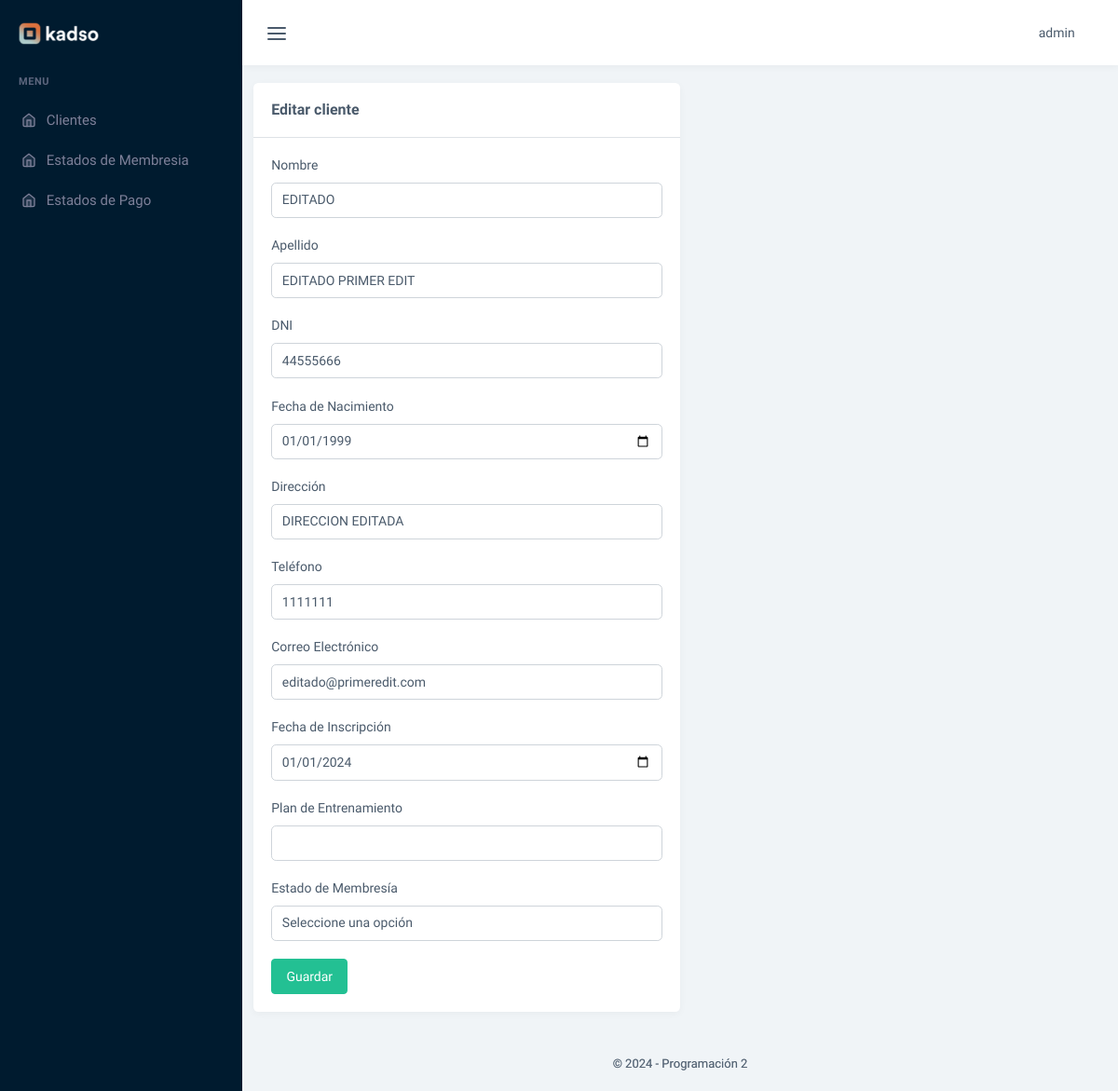
Page /editar_cliente/1 (signed in) on the earlier database version.
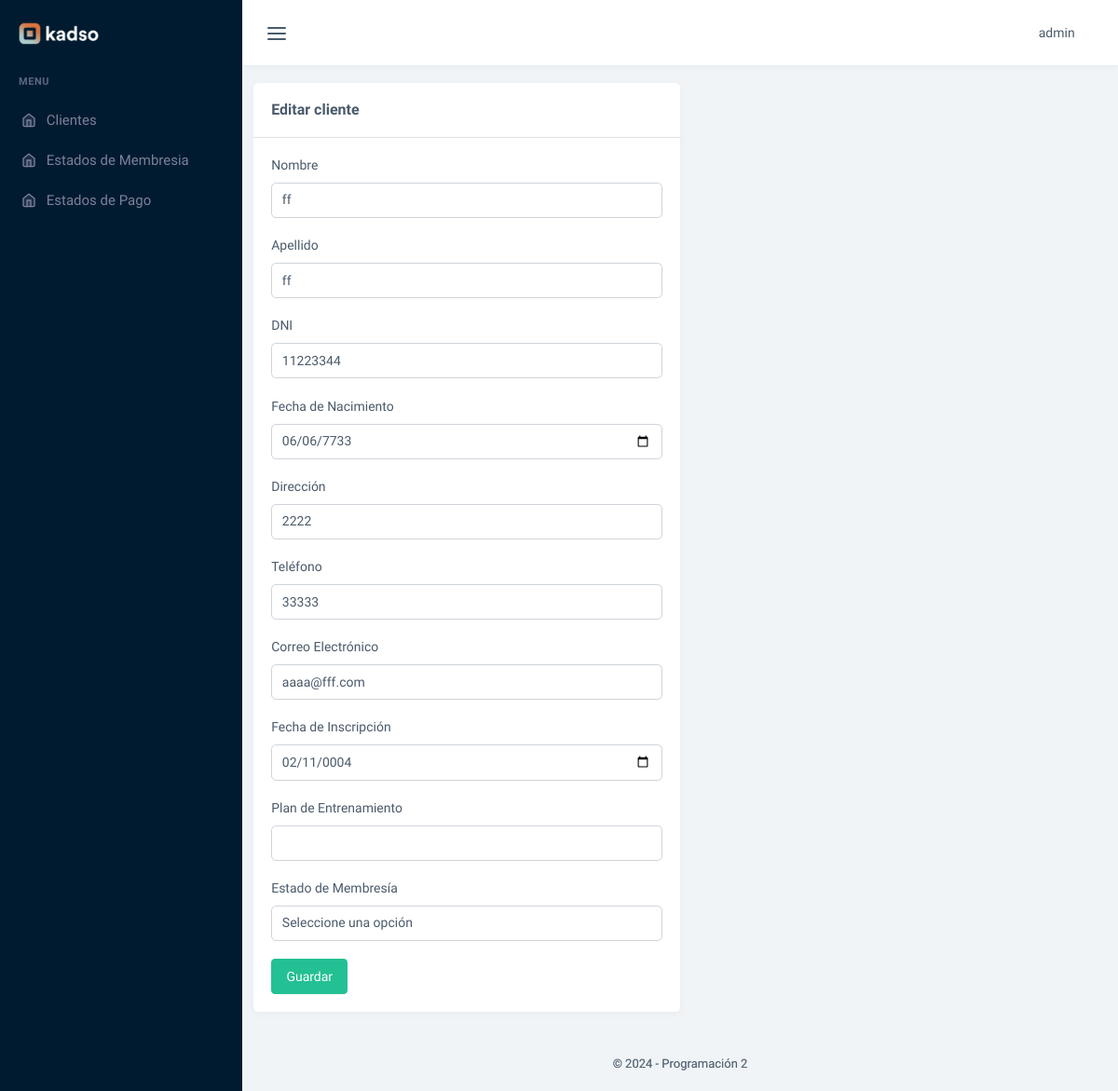
Same page on the later database version.
### tables this page shows
CREATE TABLE `clientes` (
  `id_cliente` int(11) NOT NULL,
  `nombre_cliente` varchar(50) NOT NULL,
  `apellido_cliente` varchar(50) NOT NULL,
  `dni_cliente` int(9) NOT NULL,
  `fechaNac_cliente` date NOT NULL,
  `direccion_cliente` varchar(50) NOT NULL,
  `telefono_cliente` int(11) NOT NULL,
  `email_cliente` varchar(50) NOT NULL,
  `fechaIns_cliente` date NOT NULL,
  `id_plan` int(11) DEFAULT NULL,
  `id_estado_memb` int(11) DEFAULT NULL
);

### controladores/plantilla.controlador.php (called while the page is built, shortened)
<?php
class PlantillaControlador{
    public function verPlantilla(){
        include 'vistas/plantilla.php';
    }
}

### index.php (called while the page is built, shortened)
<?php
require 'controladores/plantilla.controlador.php';
require 'controladores/usuarios.controlador.php';
require 'modelos/usuarios.modelo.php';
require 'controladores/clientes.controlador.php';
require 'modelos/clientes.modelo.php';
$plantilla = new PlantillaControlador();
$plantilla -> verPlantilla();

### controladores/clientes.controlador.php (called while the page is built, shortened)
<?php
class ControladorClientes
{
    static public function ctrMostrarClientes($item, $valor)
    {
        $tabla = "clientes";
        $respuesta = ModeloClientes::mdlMostrarClientes($tabla, $item, $valor);
        return $respuesta;
    }
}

### modelos/conexion.php (called while the page is built, shortened)
<?php
class Conexion
{
    static public function conectar()
    {
        try {
            $link = new PDO(
                "mysql:host=" . self::HOST . ";dbname=" . self::DBNAME,
                self::USER,
                self::PASSWORD
            );
            $link->exec("set names utf8");
            return $link;
        } catch (PDOException $e) {
            die("Error en la conexión a la base de datos: " . $e->getMessage());
        }
    }
}

### modelos/clientes.modelo.php (called while the page is built, shortened)
<?php
require_once 'conexion.php';
class ModeloClientes
{
    static public function mdlMostrarClientes($tabla, $item, $valor)
    {
        if ($item != null) {
            try {
                $stmt = Conexion::conectar()->prepare("SELECT * FROM $tabla WHERE $item = :$item");
                $stmt->bindParam(":" . $item, $valor, PDO::PARAM_INT);
                $stmt->execute();
                return $stmt->fetch(PDO::FETCH_ASSOC);
            } catch (Exception $e) {
                return "Error: " . $e->getMessage();
            }
        }
    }
}

### vistas/modulos/editar_cliente.php (the view, shortened to what the changed rows need)
<?php
$cliente = ControladorClientes::ctrMostrarClientes("id_cliente", $_GET["id"]);
?>
<div class="col-lg-6 mt-3">
    <div class="card">
        <div class="card-header">
            <h5 class="card-title mb-0">Editar cliente</h5>
        </div>
        <div class="card-body">
            <form method="POST">
                <div class="mb-3">
                    <label for="example-input-normal" class="form-label">Nombre</label>
                    <input type="text" id="example-input-normal" name="nombre_cliente" class="form-control" placeholder="Nombre" value="<?php echo $cliente["nombre_cliente"]; ?>"  required>
                </div>
                <div class="mb-3">
                    <label for="example-input-normal" class="form-label">Apellido</label>
                    <input type="text" id="example-input-normal" name="apellido_cliente" class="form-control" placeholder="Apellido" value="<?php echo $cliente["apellido_cliente"]; ?>" required>
                </div>
                <div class="mb-3">
                    <label for="example-input-normal" class="form-label">DNI</label>
                    <input type="text" id="example-input-normal" name="dni_cliente" class="form-control" placeholder="DNI" value="<?php echo $cliente["dni_cliente"]; ?>" required>
                </div>
                <div class="mb-3">
                    <label for="example-input-normal" class="form-label">Fecha de Nacimiento</label>
                    <input type="date" id="example-input-normal" name="fechaNac_cliente" class="form-control" value="<?php echo $cliente["fechaNac_cliente"]; ?>" required>
                </div>
                <div class="mb-3">
                    <label for="example-input-normal" class="form-label">Dirección</label>
                    <input type="text" id="example-input-normal" name="direccion_cliente" class="form-control" placeholder="Dirección" value="<?php echo $cliente["direccion_cliente"]; ?>" required>
                </div>
                <div class="mb-3">
                    <label for="example-input-normal" class="form-label">Teléfono</label>
                    <input type="text" id="example-input-normal" name="telefono_cliente" class="form-control" placeholder="Teléfono" value="<?php echo $cliente["telefono_cliente"]; ?>" required>
                </div>
                <div class="mb-3">
                    <label for="example-input-normal" class="form-label">Correo Electrónico</label>
                    <input type="email" id="example-input-normal" name="email_cliente" class="form-control" placeholder="Correo Electrónico" value="<?php echo $cliente["email_cliente"]; ?>" required>
                </div>
                <div class="mb-3">
                    <label for="example-input-normal" class="form-label">Fecha de Inscripción</label>
                    <input type="date" id="example-input-normal" name="fechaIns_cliente" class="form-control" value="<?php echo $cliente["fechaIns_cliente"]; ?>" required>
                </div>
                <div class="mb-3">
                    <label for="example-input-normal" class="form-label">Plan de Entrenamiento</label>
                    <input type="text" id="example-input-normal" name="id_plan" class="form-control" required>
                </div>
                <div class="mb-3">
                    <label for="example-input-normal" class="form-label">Estado de Membresía</label>
                    <select name="id_estado_memb" id="id_estado_memb" class="form-control" required>
                        <option value="">Seleccione una opción</option>
                    </select>
                </div>
                <button class="btn btn-success" type="submit">Guardar</button>
            </form>
        </div>
    </div>
</div>

Differences in the rows shown:
changed clientes: nombre_cliente "EDITADO" → "ff"; apellido_cliente "EDITADO PRIMER EDIT" → "ff"; dni_cliente "44555666" → "11223344"; fechaNac_cliente "01/01/1999" → "06/06/7733"; direccion_cliente "DIRECCION EDITADA" → "2222"; telefono_cliente "1111111" → "33333"; email_cliente "editado@primeredit.com" → "aaaa@fff.com"; fechaIns_cliente "01/01/2024" → "02/11/0004"
